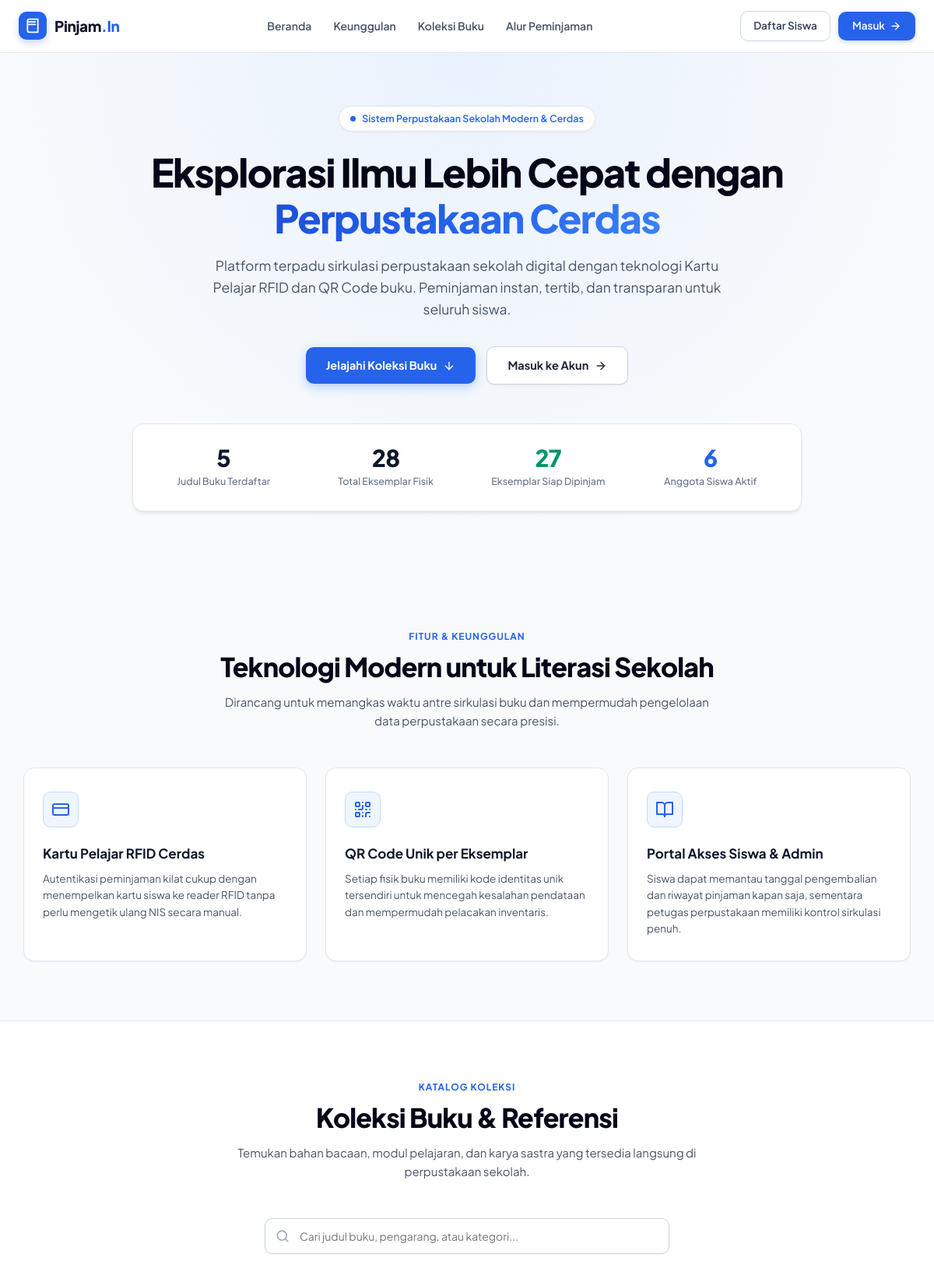
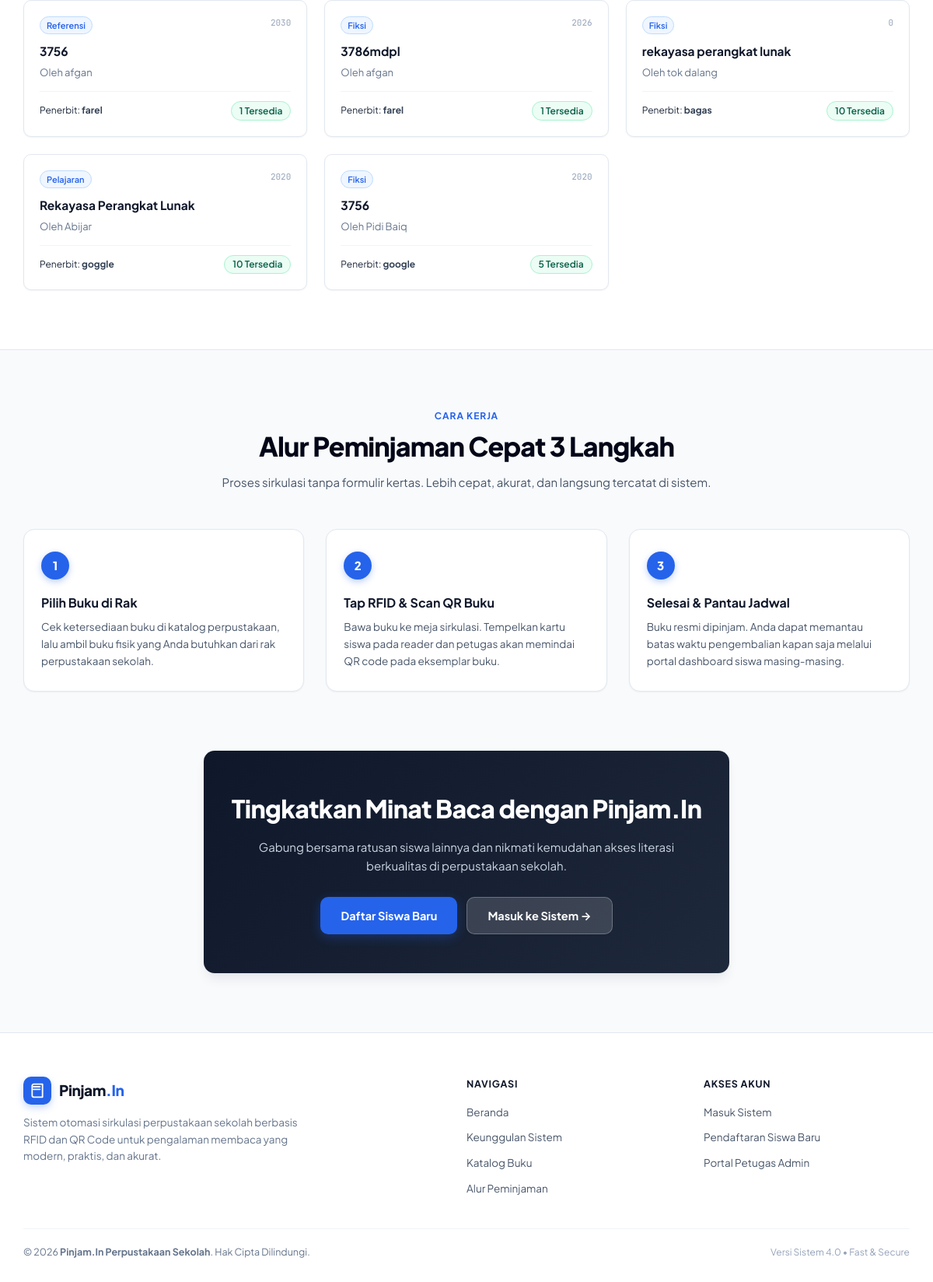
The page / on the database its author committed (2 pictures, top to bottom).
### tables this page shows
CREATE TABLE `buku` (
  `id` int(11) NOT NULL,
  `kode_buku` varchar(20) NOT NULL,
  `judul` varchar(150) NOT NULL,
  `pengarang` varchar(100) DEFAULT NULL,
  `penerbit` varchar(100) DEFAULT NULL,
  `tahun_terbit` year(4) DEFAULT NULL,
  `kategori_id` int(11) DEFAULT NULL,
  `created_at` timestamp NOT NULL DEFAULT current_timestamp()
);

CREATE TABLE `kategori` (
  `id` int(11) NOT NULL,
  `nama_kategori` varchar(100) NOT NULL
);

### index.php (the view, shortened to what this page needs)
<?php
require_once 'config/koneksi.php';
$totalJudul = $koneksi->query("SELECT COUNT(*) FROM buku")->fetchColumn() ?? 0;
$totalFisik = $koneksi->query("SELECT COUNT(*) FROM buku_item")->fetchColumn() ?? 0;
$totalTersedia = $koneksi->query("SELECT COUNT(*) FROM buku_item WHERE status = 'tersedia'")->fetchColumn() ?? 0;
$totalAnggota = $koneksi->query("SELECT COUNT(*) FROM anggota")->fetchColumn() ?? 0;
$koleksiBuku = $koneksi->query("
    SELECT buku.*, kategori.nama_kategori,
           (SELECT COUNT(*) FROM buku_item WHERE buku_item.buku_id = buku.id) AS total_eksemplar,
           (SELECT COUNT(*) FROM buku_item WHERE buku_item.buku_id = buku.id AND status = 'tersedia') AS total_tersedia
    FROM buku
    LEFT JOIN kategori ON buku.kategori_id = kategori.id
    ORDER BY buku.id DESC
    LIMIT 6
")->fetchAll();
?>
<!DOCTYPE html>
<html lang="id">
<head>
    <link rel="stylesheet" href="assets/css/style.css?v=4.0">
</head>
<body class="landing-body">
    <header class="landing-header">
        <div class="landing-nav-container">
            <a href="index.php" class="landing-brand">
                <div class="landing-brand-logo">
                    <svg width="20" height="20" viewBox="0 0 24 24" fill="none" stroke="currentColor" stroke-width="2.2" stroke-linecap="round" stroke-linejoin="round">
                        <path d="M4 19.5v-15A2.5 2.5 0 0 1 6.5 2H20v20H6.5a2.5 2.5 0 0 1-2.5-2.5Z"/>
                        <path d="M6 6h10"/>
                        <path d="M6 10h10"/>
                    </svg>
                </div>
                <div class="landing-brand-name">
                    Pinjam<span>.In</span>
                </div>
            </a>
            <nav class="landing-nav-menu">
                <a href="#hero" class="landing-nav-link">Beranda</a>
                <a href="#fitur" class="landing-nav-link">Keunggulan</a>
                <a href="#koleksi" class="landing-nav-link">Koleksi Buku</a>
                <a href="#alur" class="landing-nav-link">Alur Peminjaman</a>
            </nav>
            <div class="landing-nav-actions">
                <a href="daftar.php" class="landing-btn-outline">Daftar Siswa</a>
                <a href="login.php" class="landing-btn-primary">
                    Masuk
                    <svg width="15" height="15" viewBox="0 0 24 24" fill="none" stroke="currentColor" stroke-width="2.2" stroke-linecap="round" stroke-linejoin="round">
                        <line x1="5" y1="12" x2="19" y2="12"></line>
                        <polyline points="12 5 19 12 12 19"></polyline>
                    </svg>
                </a>
            </div>
        </div>
    </header>
    <section class="landing-hero" id="hero">
        <div class="landing-hero-container">
            <div class="landing-badge">
                <span class="landing-badge-dot"></span>
                Sistem Perpustakaan Sekolah Modern &amp; Cerdas
            </div>
            <h1 class="landing-hero-title">
                Eksplorasi Ilmu Lebih Cepat dengan <span class="highlight">Perpustakaan Cerdas</span>
            </h1>
            <p class="landing-hero-subtitle">
                Platform terpadu sirkulasi perpustakaan sekolah digital dengan teknologi Kartu Pelajar RFID dan QR Code buku. Peminjaman instan, tertib, dan transparan untuk seluruh siswa.
            </p>
            <div class="landing-hero-actions">
                <a href="#koleksi" class="landing-hero-btn-lg landing-hero-btn-primary">
                    Jelajahi Koleksi Buku
                    <svg width="16" height="16" viewBox="0 0 24 24" fill="none" stroke="currentColor" stroke-width="2" stroke-linecap="round" stroke-linejoin="round">
                        <line x1="12" y1="5" x2="12" y2="19"></line>
                        <polyline points="19 12 12 19 5 12"></polyline>
                    </svg>
                </a>
                <a href="login.php" class="landing-hero-btn-lg landing-hero-btn-secondary">
                    Masuk ke Akun
                    <svg width="16" height="16" viewBox="0 0 24 24" fill="none" stroke="currentColor" stroke-width="2" stroke-linecap="round" stroke-linejoin="round">
                        <line x1="5" y1="12" x2="19" y2="12"></line>
                        <polyline points="12 5 19 12 12 19"></polyline>
                    </svg>
                </a>
            </div>
            <div class="landing-stats-row">
                <div class="landing-stat-box">
                    <div class="landing-stat-num"><?= (int)$totalJudul ?></div>
                    <div class="landing-stat-label">Judul Buku Terdaftar</div>
                </div>
                <div class="landing-stat-box">
                    <div class="landing-stat-num"><?= (int)$totalFisik ?></div>
                    <div class="landing-stat-label">Total Eksemplar Fisik</div>
                </div>
                <div class="landing-stat-box">
                    <div class="landing-stat-num" style="color: var(--success-solid);"><?= (int)$totalTersedia ?></div>
                    <div class="landing-stat-label">Eksemplar Siap Dipinjam</div>
                </div>
                <div class="landing-stat-box">
                    <div class="landing-stat-num" style="color: var(--brand-primary);"><?= (int)$totalAnggota ?></div>
                    <div class="landing-stat-label">Anggota Siswa Aktif</div>
                </div>
            </div>
        </div>
    </section>
    <section class="landing-section" id="fitur">
        <div class="landing-container">
            <div class="landing-header-group">
                <div class="landing-header-tag">Fitur &amp; Keunggulan</div>
                <h2 class="landing-section-title">Teknologi Modern untuk Literasi Sekolah</h2>
                <p class="landing-section-desc">
                    Dirancang untuk memangkas waktu antre sirkulasi buku dan mempermudah pengelolaan data perpustakaan secara presisi.
                </p>
            </div>
            <div class="landing-features-grid">
                <div class="landing-feature-card">
                    <div class="landing-feature-icon">
                        <svg width="24" height="24" viewBox="0 0 24 24" fill="none" stroke="currentColor" stroke-width="2" stroke-linecap="round" stroke-linejoin="round">
                            <rect width="20" height="14" x="2" y="5" rx="2"/>
                            <line x1="2" x2="22" y1="10" y2="10"/>
                        </svg>
                    </div>
                    <h3 class="landing-feature-title">Kartu Pelajar RFID Cerdas</h3>
                    <p class="landing-feature-text">
                        Autentikasi peminjaman kilat cukup dengan menempelkan kartu siswa ke reader RFID tanpa perlu mengetik ulang NIS secara manual.
                    </p>
                </div>
                <div class="landing-feature-card">
                    <div class="landing-feature-icon">
                    </div>
                    <h3 class="landing-feature-title">QR Code Unik per Eksemplar</h3>
                    <p class="landing-feature-text">
                        Setiap fisik buku memiliki kode identitas unik tersendiri untuk mencegah kesalahan pendataan dan mempermudah pelacakan inventaris.
                    </p>
                </div>
                <div class="landing-feature-card">
                    <div class="landing-feature-icon">
                        <svg width="24" height="24" viewBox="0 0 24 24" fill="none" stroke="currentColor" stroke-width="2" stroke-linecap="round" stroke-linejoin="round">
                            <path d="M2 3h6a4 4 0 0 1 4 4v14a3 3 0 0 0-3-3H2z"/>
                            <path d="M22 3h-6a4 4 0 0 0-4 4v14a3 3 0 0 1 3-3h7z"/>
                        </svg>
                    </div>
                    <h3 class="landing-feature-title">Portal Akses Siswa &amp; Admin</h3>
                    <p class="landing-feature-text">
                        Siswa dapat memantau tanggal pengembalian dan riwayat pinjaman kapan saja, sementara petugas perpustakaan memiliki kontrol sirkulasi penuh.
                    </p>
                </div>
            </div>
        </div>
    </section>
    <section class="landing-section alt-bg" id="koleksi">
        <div class="landing-container">
            <div class="landing-header-group">
                <div class="landing-header-tag">Katalog Koleksi</div>
                <h2 class="landing-section-title">Koleksi Buku &amp; Referensi</h2>
                <p class="landing-section-desc">
                    Temukan bahan bacaan, modul pelajaran, dan karya sastra yang tersedia langsung di perpustakaan sekolah.
                </p>
            </div>
            <div class="catalog-search-wrap">
                <input type="text" id="liveBookSearch" class="catalog-search-input" placeholder="Cari judul buku, pengarang, atau kategori..." autocomplete="off">
            </div>
            <div class="catalog-grid" id="catalogGrid">
                <?php if (empty($koleksiBuku)): ?>
                    <div style="grid-column: 1 / -1; text-align: center; padding: 40px; color: var(--slate-500);">
                        Belum ada koleksi buku yang terdaftar di perpustakaan.
                    </div>
                <?php else: ?>
                    <?php foreach ($koleksiBuku as $buku): ?>
                        <div class="catalog-card book-item" data-search="<?= strtolower(htmlspecialchars($buku['judul'] . ' ' . $buku['pengarang'] . ' ' . ($buku['nama_kategori'] ?? ''))) ?>">
                            <div>
                                <div class="catalog-card-header">
                                    <span class="catalog-card-tag"><?= htmlspecialchars($buku['nama_kategori'] ?? 'Umum') ?></span>
                                    <span class="catalog-card-code"><?= htmlspecialchars($buku['tahun_terbit'] ?? '-') ?></span>
                                </div>
                                <h4 class="catalog-book-title"><?= htmlspecialchars($buku['judul']) ?></h4>
                                <div class="catalog-book-author">Oleh <?= htmlspecialchars($buku['pengarang']) ?></div>
                            </div>
                            <div class="catalog-card-footer">
                                <div>
                                    Penerbit: <strong style="color: var(--slate-700);"><?= htmlspecialchars($buku['penerbit']) ?></strong>
                                </div>
                                <div>
                                    <?php if ($buku['total_tersedia'] > 0): ?>
                                        <span class="badge-success"><?= $buku['total_tersedia'] ?> Tersedia</span>
                                    <?php else: ?>
                                        <span class="badge-danger">Semua Dipinjam</span>
                                    <?php endif; ?>
                                </div>
                            </div>
                        </div>
                    <?php endforeach; ?>
                <?php endif; ?>
            </div>
        </div>
    </section>
    <section class="landing-section" id="alur">
        <div class="landing-container">
            <div class="landing-header-group">
                <div class="landing-header-tag">Cara Kerja</div>
                <h2 class="landing-section-title">Alur Peminjaman Cepat 3 Langkah</h2>
                <p class="landing-section-desc">
                    Proses sirkulasi tanpa formulir kertas. Lebih cepat, akurat, dan langsung tercatat di sistem.
                </p>
            </div>
            <div class="landing-steps-grid">
                <div class="landing-step-card">
                    <div class="landing-step-badge">1</div>
                    <h4 class="landing-step-title">Pilih Buku di Rak</h4>
                    <p class="landing-step-desc">
                        Cek ketersediaan buku di katalog perpustakaan, lalu ambil buku fisik yang Anda butuhkan dari rak perpustakaan sekolah.
                    </p>
                </div>
                <div class="landing-step-card">
                    <div class="landing-step-badge">2</div>
                    <h4 class="landing-step-title">Tap RFID &amp; Scan QR Buku</h4>
                    <p class="landing-step-desc">
                        Bawa buku ke meja sirkulasi. Tempelkan kartu siswa pada reader dan petugas akan memindai QR code pada eksemplar buku.
                    </p>
                </div>
                <div class="landing-step-card">
                    <div class="landing-step-badge">3</div>
                    <h4 class="landing-step-title">Selesai &amp; Pantau Jadwal</h4>
                    <p class="landing-step-desc">
                        Buku resmi dipinjam. Anda dapat memantau batas waktu pengembalian kapan saja melalui portal dashboard siswa masing-masing.
                    </p>
                </div>
            </div>
        </div>
    </section>
    <div class="landing-cta-banner">
        <div class="landing-cta-box">
            <h3 class="landing-cta-title">Tingkatkan Minat Baca dengan Pinjam.In</h3>
            <p class="landing-cta-desc">
                Gabung bersama ratusan siswa lainnya dan nikmati kemudahan akses literasi berkualitas di perpustakaan sekolah.
            </p>
            <div style="display: flex; gap: 12px; justify-content: center; flex-wrap: wrap;">
                <a href="daftar.php" class="landing-hero-btn-lg landing-hero-btn-primary" style="background: var(--brand-primary);">
                    Daftar Siswa Baru
                </a>
                <a href="login.php" class="landing-hero-btn-lg landing-hero-btn-secondary" style="background: rgba(255,255,255,0.15); color: #fff; border-color: rgba(255,255,255,0.25);">
                    Masuk ke Sistem &rarr;
                </a>
            </div>
        </div>
    </div>
    <footer class="landing-footer">
        <div class="landing-footer-grid">
            <div>
                <a href="index.php" class="landing-brand">
                    <div class="landing-brand-logo">
                        <svg width="20" height="20" viewBox="0 0 24 24" fill="none" stroke="currentColor" stroke-width="2.2" stroke-linecap="round" stroke-linejoin="round">
                            <path d="M4 19.5v-15A2.5 2.5 0 0 1 6.5 2H20v20H6.5a2.5 2.5 0 0 1-2.5-2.5Z"/>
                            <path d="M6 6h10"/>
                            <path d="M6 10h10"/>
                        </svg>
                    </div>
                    <div class="landing-brand-name">
                        Pinjam<span>.In</span>
                    </div>
                </a>
                <p class="landing-footer-brand-desc">
                    Sistem otomasi sirkulasi perpustakaan sekolah berbasis RFID dan QR Code untuk pengalaman membaca yang modern, praktis, dan akurat.
                </p>
            </div>
            <div>
                <h5 class="landing-footer-col-title">Navigasi</h5>
                <ul class="landing-footer-links">
                    <li><a href="#hero">Beranda</a></li>
                    <li><a href="#fitur">Keunggulan Sistem</a></li>
                    <li><a href="#koleksi">Katalog Buku</a></li>
                    <li><a href="#alur">Alur Peminjaman</a></li>
                </ul>
            </div>
            <div>
                <h5 class="landing-footer-col-title">Akses Akun</h5>
                <ul class="landing-footer-links">
                    <li><a href="login.php">Masuk Sistem</a></li>
                    <li><a href="daftar.php">Pendaftaran Siswa Baru</a></li>
                    <li><a href="login.php">Portal Petugas Admin</a></li>
                </ul>
            </div>
        </div>
        <div class="landing-footer-bottom">
            <div>
                &copy; <?= date('Y') ?> <strong>Pinjam.In Perpustakaan Sekolah</strong>. Hak Cipta Dilindungi.
            </div>
            <div style="font-size: 12px; color: var(--slate-400);">
                Versi Sistem 4.0 &bull; Fast &amp; Secure
            </div>
        </div>
    </footer>
</body>
</html>

### rows shown on the page
buku: kategori.nama_kategori "Referensi", tahun_terbit "2030", judul "3756", pengarang "afgan", penerbit "farel", total_tersedia "1"
buku: kategori.nama_kategori "Fiksi", tahun_terbit "2026", judul "3786mdpl", pengarang "afgan", penerbit "farel", total_tersedia "1"
buku: kategori.nama_kategori "Fiksi", tahun_terbit "0", judul "rekayasa perangkat lunak", pengarang "tok dalang", penerbit "bagas", total_tersedia "10"
buku: kategori.nama_kategori "Pelajaran", tahun_terbit "2020", judul "Rekayasa Perangkat Lunak", pengarang "Abijar", penerbit "goggle", total_tersedia "10"
buku: kategori.nama_kategori "Fiksi", tahun_terbit "2020", judul "3756", pengarang "Pidi Baiq", penerbit "google", total_tersedia "5"

### other values the page prints
$totalJudul "5"
$totalFisik "28"
$totalTersedia "27"
$totalAnggota "6"
